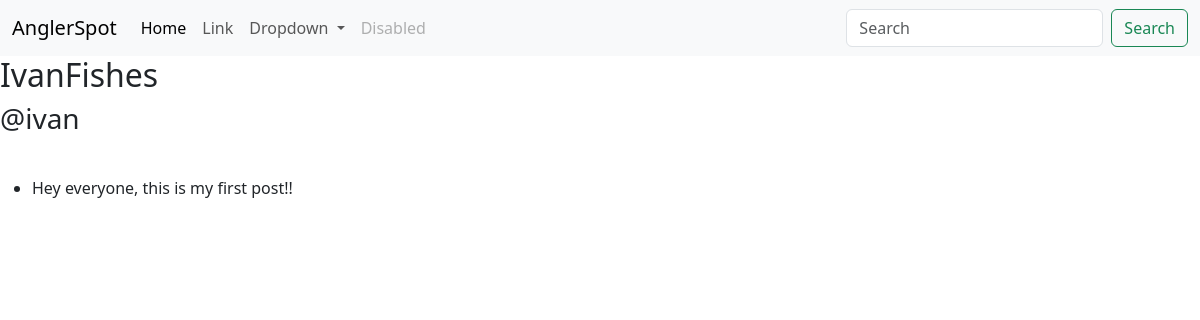
Screenshot of /user_profile/1/ (signed in) with the database file from the repository.
### angler/models/user.py (models this page shows, shortened)
class Profile(models.Model):
    user = models.OneToOneField(User, on_delete=models.CASCADE)
    profile_image = models.ImageField(default='default_profile_img.jpg', upload_to='profile_img/', null=False, blank=True)
    profile_name = models.CharField(max_length=16, blank=True)
    bio = models.TextField(max_length=500, blank=True)

class User(AbstractUser):
    is_private = models.BooleanField(default=False)
    points = models.PositiveIntegerField(default=0) #previous idea have a cap on points validators=[MaxValueValidator(5000)]

### angler/models/post.py (models this page shows, shortened)
class Post(models.Model):
    author = models.ForeignKey(User, on_delete=models.CASCADE)
    text = models.TextField()
    created_date = models.DateTimeField(auto_now=True)
    image = models.ImageField (upload_to='post_img/', blank=True)

### angler/views/user_profile.py (the view)
# urls.py: path('user_profile/<int:user_id>/', UserProfileView.as_view(), name='user_profile'),
class UserProfileView(LoginRequiredMixin, View):
    login_url = '/login/'
    def get(self, request, user_id):
        user = get_object_or_404(User, id=user_id)
        user_profile = get_object_or_404(Profile, user=user)
        posts = Post.objects.filter(author=user)
        is_users_acc = False
        if user == request.user:
            is_users_acc = True
        is_friend = FriendList.is_friend(user, request.user)
        pending_sent_friend_request = FriendRequest.objects.filter(request_sender=request.user, request_reciever=user, request_status=0).exists()
        pending_recieved_friend_request = FriendRequest.objects.filter(request_sender=user, request_reciever=request.user, request_status=0).exists()
        context = {
            'user':user,
            'user_profile':user_profile,
            'posts':posts,
            'is_users_acc':is_users_acc,
            'is_friend':is_friend,
            'pending_sent_friend_request':pending_sent_friend_request,
            'pending_recieved_friend_request':pending_recieved_friend_request
        }
        return render(request, 'angler/user_profile.html', context)

### angler/models/friends.py (called while the page is built)
    def is_friend(user1, user2):
        user_friend_list = FriendList.objects.get(user=user1)
        friends = user_friend_list.friends.all()
        for friend in friends:
            if friend == user2:
                return True

### angler/templates/angler/user_profile.html (shortened to what this page needs)
{% extends 'angler/base.html'%}
{% block content %}
<body>
    <h2>{{ user_profile.profile_name }}</h2>
    <h3>@{{user.username}}</h3>
    <br>
    {% if posts %}
            <ul>
                {% for post in posts %}
                <li>
                    <p>{{post.text}}</p>
                </li>
                {% endfor %}
            </ul>
        {% endif %}
</body>
{% endblock %}

### rows the page displays
Profile: profile_name "IvanFishes"
User: username "ivan"
Post: text "Hey everyone, this is my first post!!"
